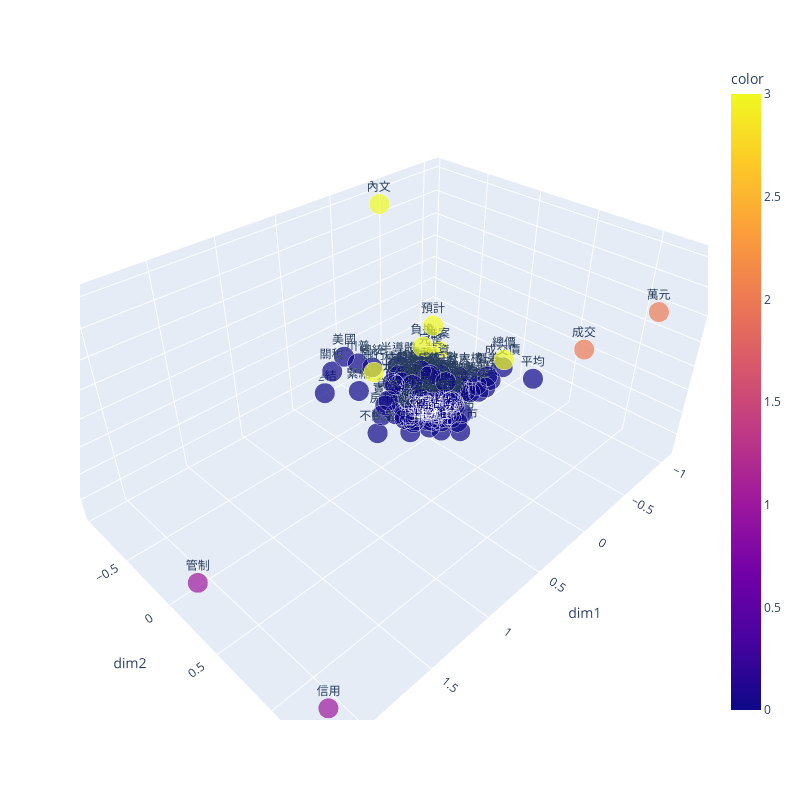

Write notebook code for a chart like this one.
### Code cell
new_feat = reduceDim(feat,method='PCA',dim = 20)
d3_feat = reduceDim(feat,method='PCA',dim = 3)
word_df = pd.DataFrame({
    "word":sample_words,
    "color":cluster(new_feat,n=4),
    "dim1":d3_feat[:,0],
    "dim2":d3_feat[:,1],
    "dim3":d3_feat[:,2],

})
plotScatter3D(word_df)

### Figure 1 — Plotly figure (JSON) as saved in the notebook; plotly's stock layout.template omitted (floating-point values rounded to 4 significant figures; data arrays with more than 128 entries replaced by an {"elided": "..."} marker saying what was removed)
{"data": [{"hovertemplate": "dim1=%{x}<br>dim2=%{y}<br>dim3=%{z}<br>size=%{marker.size}<br>word=%{text}<br>color=%{marker.color}<extra></extra>", "legendgroup": "", "marker": {"color": {"elided": "300 int values"}, "coloraxis": "coloraxis", "size": {"elided": "300 float values"}, "sizemode": "area", "sizeref": 0.00125, "symbol": "circle"}, "mode": "markers+text", "name": "", "scene": "scene", "showlegend": false, "text": {"elided": "300 str values"}, "type": "scatter3d", "x": {"elided": "300 float values"}, "y": {"elided": "300 float values"}, "z": {"elided": "300 float values"}}], "layout": {"coloraxis": {"colorbar": {"title": {"text": "color"}}, "colorscale": [[0, "#0d0887"], [0.1111, "#46039f"], [0.2222, "#7201a8"], [0.3333, "#9c179e"], [0.4444, "#bd3786"], [0.5556, "#d8576b"], [0.6667, "#ed7953"], [0.7778, "#fb9f3a"], [0.8889, "#fdca26"], [1, "#f0f921"]]}, "height": 800, "legend": {"itemsizing": "constant", "tracegroupgap": 0}, "margin": {"t": 60}, "scene": {"domain": {"x": [0, 1], "y": [0, 1]}, "xaxis": {"title": {"text": "dim1"}}, "yaxis": {"title": {"text": "dim2"}}, "zaxis": {"title": {"text": "dim3"}}}, "width": 800}}
